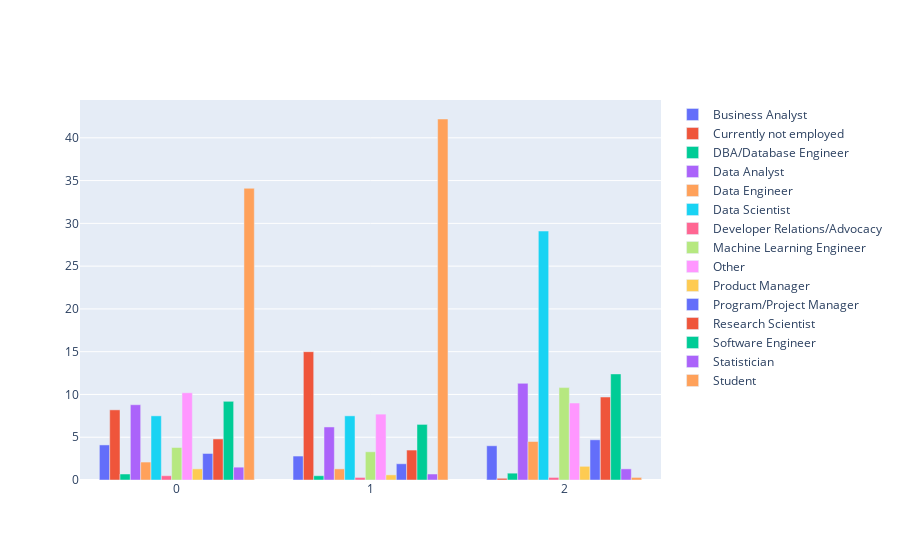

Source (notebook cell):
### Markdown cell above
C2 has the highest share of participants that will have Master’s degree, Professional doctorate	or Doctoral degree as the highest education level in the next 2 years.

### Code cell
cluster_question_plot(binary_data, "Employment")[0]

### Figure 1 — Plotly figure (JSON) as saved in the notebook; plotly's stock layout.template omitted (floating-point values rounded to 4 significant figures)
{"data": [{"name": "Business Analyst", "type": "bar", "x": [0, 1, 2], "y": [4.1, 2.8, 4]}, {"name": "Currently not employed", "type": "bar", "x": [0, 1, 2], "y": [8.2, 15, 0.2]}, {"name": "DBA/Database Engineer", "type": "bar", "x": [0, 1, 2], "y": [0.7, 0.5, 0.8]}, {"name": "Data Analyst", "type": "bar", "x": [0, 1, 2], "y": [8.8, 6.2, 11.3]}, {"name": "Data Engineer", "type": "bar", "x": [0, 1, 2], "y": [2.1, 1.3, 4.5]}, {"name": "Data Scientist", "type": "bar", "x": [0, 1, 2], "y": [7.5, 7.5, 29.1]}, {"name": "Developer Relations/Advocacy", "type": "bar", "x": [0, 1, 2], "y": [0.5, 0.3, 0.3]}, {"name": "Machine Learning Engineer", "type": "bar", "x": [0, 1, 2], "y": [3.8, 3.3, 10.8]}, {"name": "Other", "type": "bar", "x": [0, 1, 2], "y": [10.2, 7.7, 9]}, {"name": "Product Manager", "type": "bar", "x": [0, 1, 2], "y": [1.3, 0.6, 1.6]}, {"name": "Program/Project Manager", "type": "bar", "x": [0, 1, 2], "y": [3.1, 1.9, 4.7]}, {"name": "Research Scientist", "type": "bar", "x": [0, 1, 2], "y": [4.8, 3.5, 9.7]}, {"name": "Software Engineer", "type": "bar", "x": [0, 1, 2], "y": [9.2, 6.5, 12.4]}, {"name": "Statistician", "type": "bar", "x": [0, 1, 2], "y": [1.5, 0.7, 1.3]}, {"name": "Student", "type": "bar", "x": [0, 1, 2], "y": [34.1, 42.2, 0.3]}], "layout": {}}
